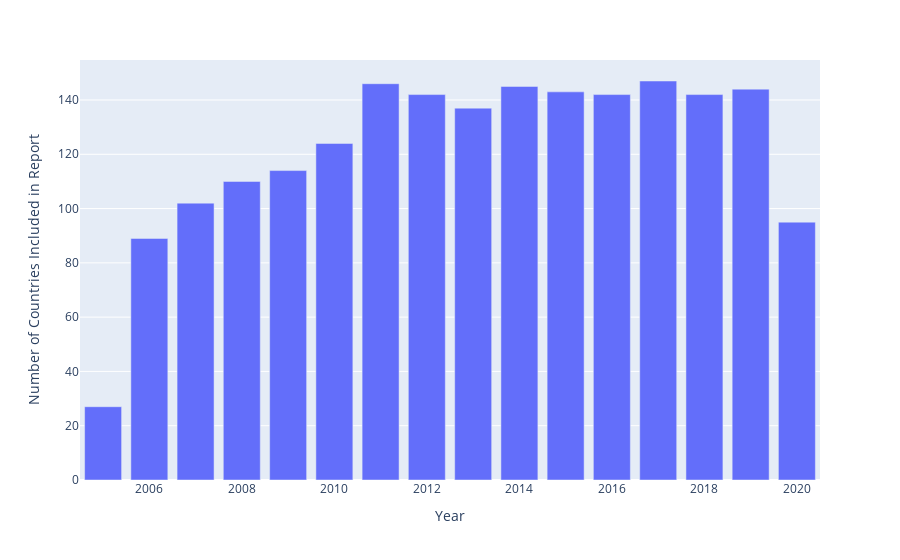

The notebook cell saved with this chart:
### Code cell
#Create a visualization showing the number of countries represented each year
year_data = pd.Series(dtype = 'int64', name = "Number of Countries Included in Report")
for year in df.index.unique():    
    year_data = year_data.append(pd.Series(df.loc[year]['Country name'].unique().size, index = [year], dtype = 'int64'))
print(year_data.head())
fig = px.bar(year_data, labels={'index':'Year','value':'Number of Countries Included in Report'},
             hover_data={'variable':False})

fig.update_layout(showlegend=False)

fig.show()

### Figure 1 — Plotly figure (JSON) as saved in the notebook; plotly's stock layout.template omitted (floating-point values rounded to 4 significant figures)
{"data": [{"alignmentgroup": "True", "customdata": [["0"], ["0"], ["0"], ["0"], ["0"], ["0"], ["0"], ["0"], ["0"], ["0"], ["0"], ["0"], ["0"], ["0"], ["0"], ["0"]], "hovertemplate": "Year=%{x}<br>Number of Countries Included in Report=%{y}<extra></extra>", "legendgroup": "0", "marker": {"color": "#636efa"}, "name": "0", "offsetgroup": "0", "orientation": "v", "showlegend": true, "textposition": "auto", "type": "bar", "x": ["2008-01-01T00:00:00", "2009-01-01T00:00:00", "2010-01-01T00:00:00", "2011-01-01T00:00:00", "2012-01-01T00:00:00", "2013-01-01T00:00:00", "2014-01-01T00:00:00", "2015-01-01T00:00:00", "2016-01-01T00:00:00", "2017-01-01T00:00:00", "2018-01-01T00:00:00", "2019-01-01T00:00:00", "2007-01-01T00:00:00", "2020-01-01T00:00:00", "2006-01-01T00:00:00", "2005-01-01T00:00:00"], "xaxis": "x", "y": [110, 114, 124, 146, 142, 137, 145, 143, 142, 147, 142, 144, 102, 95, 89, 27], "yaxis": "y"}], "layout": {"barmode": "relative", "legend": {"title": {"text": "variable"}, "tracegroupgap": 0}, "margin": {"t": 60}, "showlegend": false, "xaxis": {"anchor": "y", "domain": [0, 1], "title": {"text": "Year"}}, "yaxis": {"anchor": "x", "domain": [0, 1], "title": {"text": "Number of Countries Included in Report"}}}}
